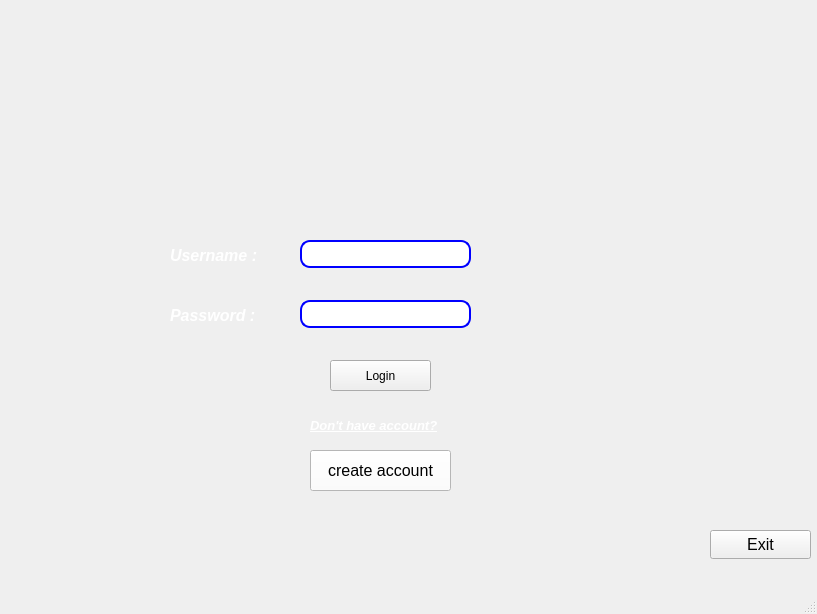
<?xml version="1.0" encoding="UTF-8"?>
<ui version="4.0">
 <class>Login</class>
 <widget class="QMainWindow" name="Login">
  <property name="geometry">
   <rect>
    <x>0</x>
    <y>0</y>
    <width>817</width>
    <height>614</height>
   </rect>
  </property>
  <property name="windowTitle">
   <string>Login</string>
  </property>
  <widget class="QWidget" name="centralwidget">
   <widget class="QLabel" name="label_5">
    <property name="geometry">
     <rect>
      <x>-200</x>
      <y>-100</y>
      <width>1071</width>
      <height>791</height>
     </rect>
    </property>
    <property name="styleSheet">
     <string notr="true">image: url(:/build/Desktop_Qt_6_7_0_MinGW_64_bit-Debug/Photos/world-map-background-3d-rendering_327072-1957.png);</string>
    </property>
    <property name="text">
     <string/>
    </property>
   </widget>
   <widget class="QLabel" name="label_2">
    <property name="geometry">
     <rect>
      <x>170</x>
      <y>240</y>
      <width>111</width>
      <height>31</height>
     </rect>
    </property>
    <property name="font">
     <font>
      <pointsize>12</pointsize>
     </font>
    </property>
    <property name="text">
     <string>&lt;html&gt;&lt;head/&gt;&lt;body&gt;&lt;p&gt;&lt;span style=&quot; font-weight:700; font-style:italic; color:#ffffff;&quot;&gt;Username :&lt;/span&gt;&lt;/p&gt;&lt;/body&gt;&lt;/html&gt;</string>
    </property>
   </widget>
   <widget class="QLabel" name="label_4">
    <property name="geometry">
     <rect>
      <x>310</x>
      <y>410</y>
      <width>181</width>
      <height>31</height>
     </rect>
    </property>
    <property name="font">
     <font>
      <pointsize>10</pointsize>
     </font>
    </property>
    <property name="styleSheet">
     <string notr="true">color: rgb(85, 85, 127);</string>
    </property>
    <property name="text">
     <string>&lt;html&gt;&lt;head/&gt;&lt;body&gt;&lt;p&gt;&lt;span style=&quot; font-weight:700; font-style:italic; text-decoration: underline; color:#ffffff;&quot;&gt;Don't have account?&lt;/span&gt;&lt;/p&gt;&lt;/body&gt;&lt;/html&gt;</string>
    </property>
   </widget>
   <widget class="QPushButton" name="pushButton_CreateAccount">
    <property name="geometry">
     <rect>
      <x>310</x>
      <y>450</y>
      <width>141</width>
      <height>41</height>
     </rect>
    </property>
    <property name="font">
     <font>
      <pointsize>12</pointsize>
     </font>
    </property>
    <property name="styleSheet">
     <string notr="true">background-color:rgb(255, 255, 255)</string>
    </property>
    <property name="text">
     <string>create account</string>
    </property>
   </widget>
   <widget class="QPushButton" name="pushButton_Login">
    <property name="geometry">
     <rect>
      <x>330</x>
      <y>360</y>
      <width>101</width>
      <height>31</height>
     </rect>
    </property>
    <property name="styleSheet">
     <string notr="true">font: 12pt &quot;Segoe UI&quot;;
background-color: rgb(rgb(186, 255, 129)0, 0, 127);</string>
    </property>
    <property name="text">
     <string>Login</string>
    </property>
   </widget>
   <widget class="QPushButton" name="pushButton_Exit">
    <property name="geometry">
     <rect>
      <x>710</x>
      <y>530</y>
      <width>101</width>
      <height>29</height>
     </rect>
    </property>
    <property name="font">
     <font>
      <pointsize>12</pointsize>
     </font>
    </property>
    <property name="styleSheet">
     <string notr="true">backgroud color: rgb(0, 255, 0)</string>
    </property>
    <property name="text">
     <string>Exit</string>
    </property>
   </widget>
   <widget class="QLabel" name="label_3">
    <property name="geometry">
     <rect>
      <x>170</x>
      <y>300</y>
      <width>111</width>
      <height>31</height>
     </rect>
    </property>
    <property name="font">
     <font>
      <pointsize>12</pointsize>
      <italic>true</italic>
     </font>
    </property>
    <property name="text">
     <string>&lt;html&gt;&lt;head/&gt;&lt;body&gt;&lt;p&gt;&lt;span style=&quot; font-weight:700; color:#ffffff;&quot;&gt;Password :&lt;/span&gt;&lt;/p&gt;&lt;/body&gt;&lt;/html&gt;</string>
    </property>
   </widget>
   <widget class="QLineEdit" name="lineEdit_username">
    <property name="geometry">
     <rect>
      <x>300</x>
      <y>240</y>
      <width>171</width>
      <height>28</height>
     </rect>
    </property>
    <property name="styleSheet">
     <string notr="true">border-radius: 10px;
border-style: solid;
    border-width: 2px;
border-color: blue;</string>
    </property>
   </widget>
   <widget class="QLineEdit" name="lineEdit_password">
    <property name="geometry">
     <rect>
      <x>300</x>
      <y>300</y>
      <width>171</width>
      <height>28</height>
     </rect>
    </property>
    <property name="styleSheet">
     <string notr="true">border-radius: 10px;
border-style: solid;
    border-width: 2px;
border-color: blue;
</string>
    </property>
    <property name="text">
     <string/>
    </property>
    <property name="echoMode">
     <enum>QLineEdit::Password</enum>
    </property>
   </widget>
   <widget class="QLabel" name="label">
    <property name="geometry">
     <rect>
      <x>300</x>
      <y>70</y>
      <width>161</width>
      <height>161</height>
     </rect>
    </property>
    <property name="styleSheet">
     <string notr="true">image: url(:/build/Desktop_Qt_6_7_0_MinGW_64_bit-Debug/Photos/Picsart_24-05-16_01-04-15-280.png);</string>
    </property>
    <property name="text">
     <string/>
    </property>
   </widget>
  </widget>
  <widget class="QMenuBar" name="menubar">
   <property name="geometry">
    <rect>
     <x>0</x>
     <y>0</y>
     <width>817</width>
     <height>25</height>
    </rect>
   </property>
  </widget>
  <widget class="QStatusBar" name="statusbar"/>
 </widget>
 <resources/>
 <connections/>
</ui>
